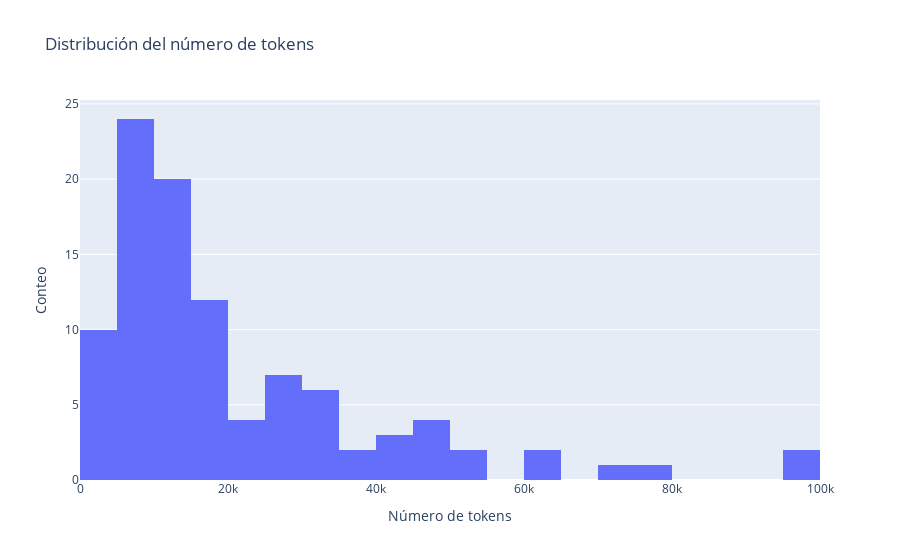

The cell this chart's notebook holds for it:
### Code cell
fig_tokens_hist = px.histogram(
    df,
    x="number_of_tokens",
    title="Distribución del número de tokens",
    labels={"number_of_tokens": "Número de tokens"},
    nbins=20,
)
fig_tokens_hist.update_layout(yaxis_title="Conteo")
fig_tokens_hist.show()

### Figure 1 — Plotly figure (JSON) as saved in the notebook; plotly's stock layout.template omitted (floating-point values rounded to 4 significant figures)
{"data": [{"alignmentgroup": "True", "bingroup": "x", "hovertemplate": "Número de tokens=%{x}<br>count=%{y}<extra></extra>", "legendgroup": "", "marker": {"color": "#636efa", "pattern": {"shape": ""}}, "name": "", "nbinsx": 20, "offsetgroup": "", "orientation": "v", "showlegend": false, "type": "histogram", "x": [9221, 17479, 17356, 98598, 31138, 13459, 49959, 17918, 10338, 17778, 25692, 14382, 14594, 35305, 27273, 52533, 46655, 33147, 31183, 49613, 38131, 95433, 44122, 10703, 29218, 45331, 12335, 16848, 14815, 32208, 76323, 72708, 9452, 9443, 9459, 26332, 14473, 50511, 13372, 63354, 63354, 20659, 44720, 11503, 20785, 18175, 9192, 8191, 17128, 41842, 6330, 13438, 13464, 16228, 6366, 9437, 17505, 10572, 10241, 9033, 25486, 6323, 10094, 4207, 4239, 9059, 5212, 8538, 2775, 7243, 8859, 9064, 3860, 1602, 32720, 3330, 26263, 5789, 3276, 21672, 13698, 13758, 5772, 26263, 32689, 3857, 3849, 8831, 17488, 21646, 12456, 3273, 10889, 9494, 5475, 16398, 13356, 9826, 15539, 5213], "xaxis": "x", "yaxis": "y"}], "layout": {"barmode": "relative", "legend": {"tracegroupgap": 0}, "title": {"text": "Distribución del número de tokens"}, "xaxis": {"anchor": "y", "domain": [0, 1], "title": {"text": "Número de tokens"}}, "yaxis": {"anchor": "x", "domain": [0, 1], "title": {"text": "Conteo"}}}}
